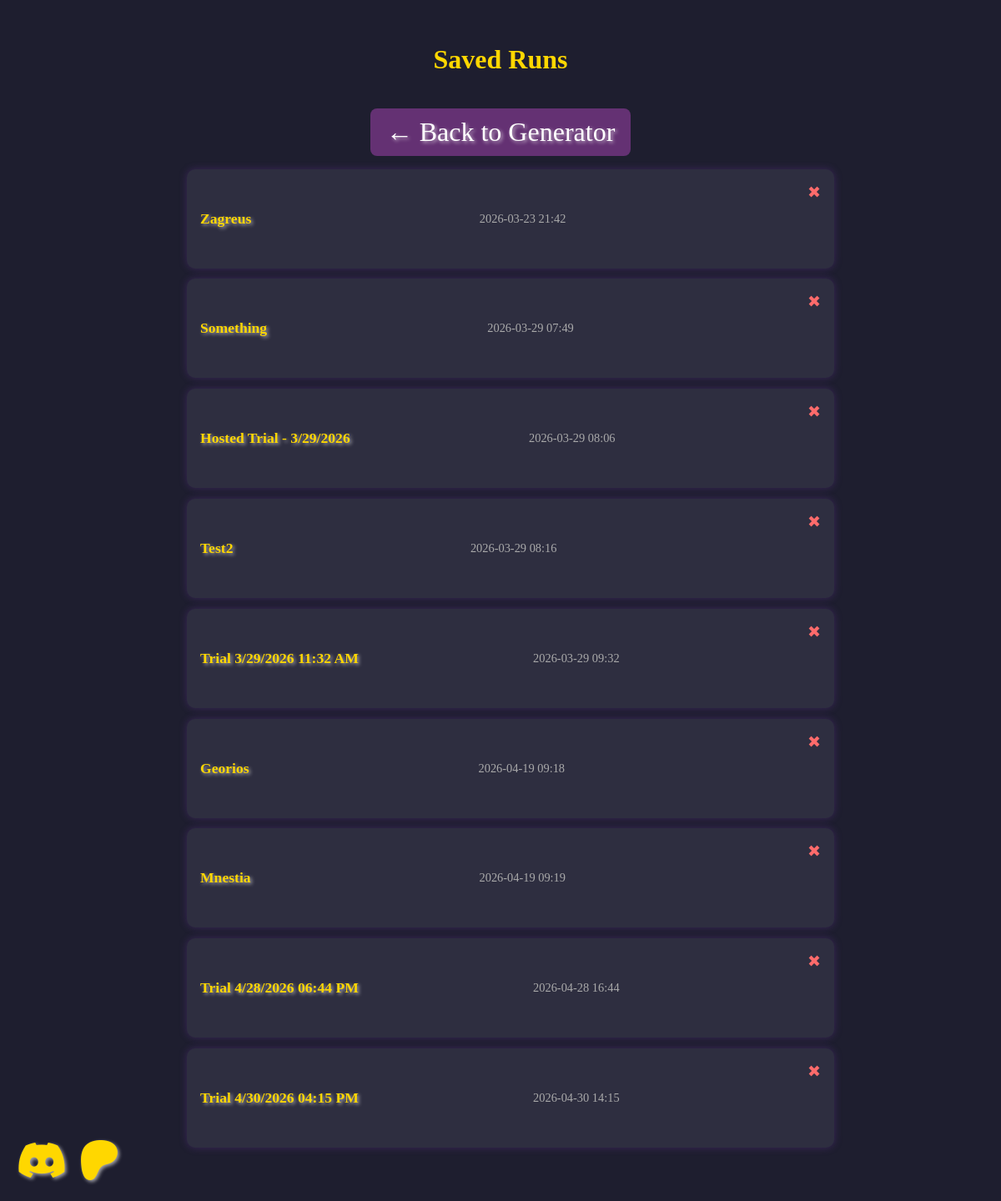
/runs, run on an earlier commit of the app's database.
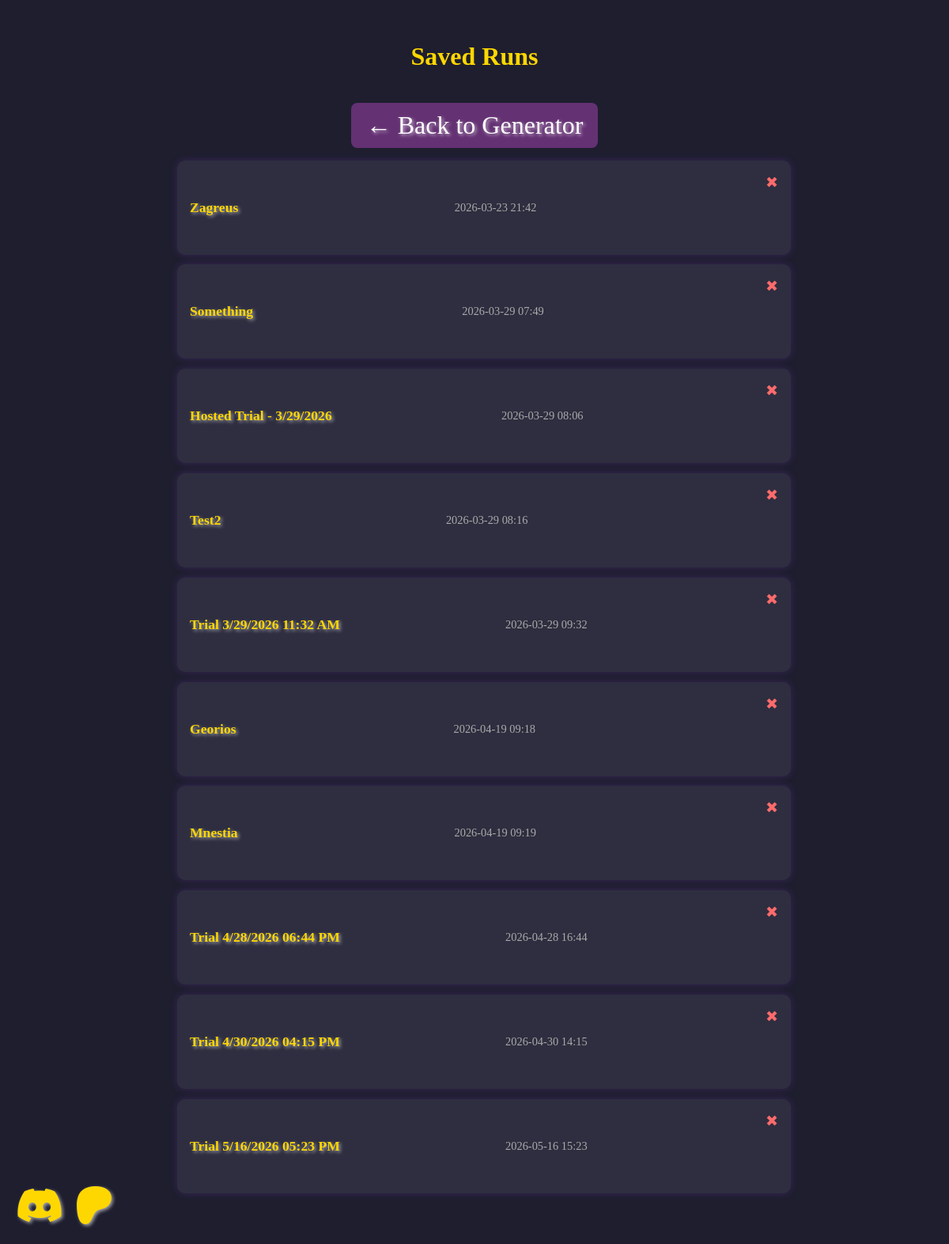
And on a later commit of the database.
### models.py (models this page shows, shortened)
class Run(db.Model):
    id = db.Column(db.Integer, primary_key=True)
    title_run = db.Column(db.String(100), nullable=False)
    created_at = db.Column(db.DateTime, default=func.now(), nullable=False)
    data = db.Column(db.Text, nullable=False)  # Stores the run as JSON
    user_id = db.Column(db.Integer, db.ForeignKey('user.id'), nullable=True)

### app.py (the view)
@app.route("/runs")
def list_runs():
    runs = Run.query.all()
    return render_template("runs.html", runs=runs)

### templates/runs.html (shortened to what this page needs)
<!DOCTYPE html>
<html lang="en">
<head>
    <link rel="stylesheet" href="{{ url_for('static', filename='style.css') }}">
    <link rel="stylesheet" href="https://cdnjs.cloudflare.com/ajax/libs/font-awesome/6.5.0/css/all.min.css">
</head>
<body>
    <h1>Saved Runs</h1>
    <a href="{{ url_for('home') }}" class="back-button">← Back to Generator</a>
    <ul class="run-list">
        {% for run in runs %}
        <li>
            <a href="{{ url_for('view_run', run_id=run.id) }}">{{ run.title_run }}</a>
            <span class="timestamp">{{ run.created_at.strftime('%Y-%m-%d %H:%M') }}</span>
            <form action="{{ url_for('delete_run', run_id=run.id) }}" method="POST" class="delete-form"
                onsubmit="return confirm('Are you sure you want to delete this Run?');">
                <button type="submit" class="delete-button" title="Delete Run">✖</button>
            </form>
        </li>
        {% else %}
        <li class="empty">No runs saved yet.</li>
        {% endfor %}
    </ul>
    <div class="social-icons">
        <a href="https://discord.gg/CmNqX7Mrtp" target="_blank" rel="noopener noreferrer">
            <i class="fa-brands fa-discord"></i>
        </a>
        <a href="https://www.patreon.com/c/TheMortalTrials" target="_blank" rel="noopener noreferrer">
            <i class="fa-brands fa-patreon"></i>
        </a>
    </div>
</body>
</html>

### static/style.css (style rules this page uses)
body { background: #1e1e2f; color: #f4f4f4; font-family: 'Georgia', serif; padding: 2rem; max-width: 800px; margin: auto; text-align: center; }
a { color: #ffd700; text-decoration: none; font-size: 2rem; text-shadow: 2px 2px 4px rgba(255, 255, 255, 0.6); transition: color 0.3s ease, text-shadow 0.3s ease; }
.social-icons { position: fixed; bottom: 20px; left: 20px; display: flex; gap: 15px; z-index: 1000; }
.social-icons a { font-size: 3rem; }
button { background: #643173; border: none; color: #fff; padding: 0.7rem 1.2rem; font-size: 1.1rem; border-radius: 8px; cursor: pointer; margin-bottom: 2rem; }
form { margin-bottom: 2rem; }
ul { list-style: square; margin-left: 1.5rem; }
h1 { font-size: 2rem; margin-bottom: 1.5rem; color: #ffd700; }
.run-list { padding: 0; list-style: none; margin-bottom: 2rem; }
.run-list li { background: #2e2e40; margin: 0.8rem 0; padding: 1rem; border-radius: 10px; box-shadow: 0 0 10px rgba(100, 50, 150, 0.4); display: flex; justify-content: space-between; align-items: center; transition: transform 0.2s; }
.run-list a { color: #ffd700; text-decoration: none; font-weight: bold; font-size: 1.1rem; }
.run-list .timestamp { color: #aaa; font-size: 0.9rem; }
.back-button { display: inline-block; margin-top: 1rem; text-decoration: none; color: #fff; background: #643173; padding: 0.6rem 1.2rem; border-radius: 8px; transition: background 0.3s ease; }
.delete-form { display: inline; margin-left: 1rem; }
.delete-button { background: transparent; border: none; color: #ff6b6b; font-size: 1.2rem; cursor: pointer; padding: 0; transition: color 0.2s ease; }

What changed in the data, as far as the page shows it:
added Run: title_run "Trial 5/16/2026 05:23 PM", created_at "2026-05-16 15:23"
